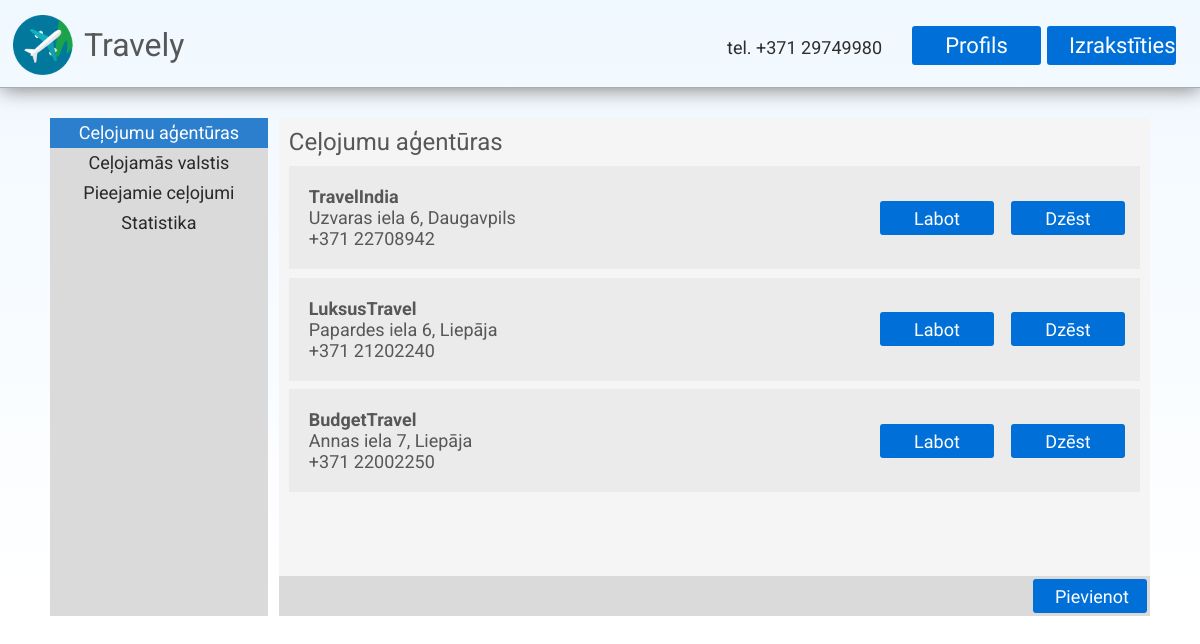
Page /admin/agencies (signed in) on the committed database.
### models.py (models this page shows, shortened)
class Agency(db.Model):
    id = db.Column(db.Integer, primary_key=True)
    name = db.Column(db.String(120), nullable=False)
    address = db.Column(db.String(120))
    number = db.Column(db.String(18))
    children = db.relationship("Trip", cascade="all, delete")

### main.py (the view)
@app.route('/admin/agencies')
def admin_agencies():
    return render_template("templates/agencies.html", agencies = Agency.query.all()) if is_user_logged() and is_user_admin() else redirect(url_for("login"))

### main.py (called while the page is built)
def is_user_logged():
    try:
        return True if session['user'] != None else False
    except:
        return False

def is_user_admin():
    return True if is_user_logged() and User.query.filter_by(id=session['user']).first().role_id != 0 else False

### templates/templates/agencies.html
{% extends "admin.html" %}
{% block title %}
<div id="admin-page-content">
    <div id="ap-selector">
        <div id="ap-selector-list">
            <ul class="nav-ul">
                <li class="selector" id="selected">Ceļojumu aģentūras</li>
                <a href="/admin/countries"><li class="selector">Ceļojamās valstis</li></a>
                <a href="/admin/trips"><li class="selector">Pieejamie ceļojumi</li></a>
                <a href="/admin/statistics"><li class="selector">Statistika</li></a>
            </ul>
        </div>
        <div id="ap-selector-display">
            <h2 class="subtitle">Ceļojumu aģentūras</h2>
            <div id="ap-selector-display-list">
                {% if agencies %}
                    {% for agency in agencies %}
                    <div class="ap-list-member">
                        <ul class="list-ul">
                            <li style="font-weight: bold;">{{ agency.name }}</li>
                            <li>{{ agency.address }}</li>
                            <li>{{ agency.number }}</li>
                        </ul>
                        <a href="/admin/edit/agency/{{ agency.id }}" class="button" id="button-correct">Labot</a>
                        <a href="/admin/remove/agency/{{ agency.id }}" class="button" id="button-delete">Dzēst</a>
                    </div>
                    {% endfor %}
                {% else %}
                <p id="ap-description">Nav agencies, perhaps 404?</p>
                {% endif %}
            </div>
            <div id="ap-selector-footer">
                <a href="/admin/add/agencies" class="button" id="button-submit">Pievienot</a>
            </div>
        </div>
    </div>
</div>
{% endblock %}

### static/css/stylesheet.css (style rules this page uses)
* { margin:0; padding:0; }
body { font-family: 'Roboto', sans-serif; color:#575757; background-image: linear-gradient(aliceblue, white); background-repeat: no-repeat; }
h2 { font-weight: 400; }
a { text-decoration: none; }
a.button { display: inline-block; color: white !important; text-align: center; font-size: 22px !important; font-family: Thasadith; text-decoration: none; line-height: 42px; font-weight: normal !important; background-color: #0070D8; border-radius: 3px; padding-right: 22px; padding-left: 22px; padding-top: 2px; padding-bottom: 2px; }
.subtitle { margin: 10px; }
#admin-page-content { height:80%; }
#ap-selector { display: flex; flex-direction: row; margin-top:30px; margin-left:50px; margin-right:50px; width: auto; }
#ap-selector-list { display: flex; flex-direction: column; width: 20%; background-color: #dadada; }
#ap-selector-display { width: 80%; margin-left: 1%; background-color: whitesmoke; }
.nav-ul { padding: 0; margin: 0; list-style: none; }
.nav-ul li { text-align: center; font-weight: 400; font-size: 18px; height: 30px; line-height: 30px; background-color: #dadada; color:#292929; }
#selected { background-color: #2c7fcc; color:white; cursor: default; }
#ap-selector-display-list { margin:10px; background-color: whitesmoke; overflow: auto; min-height: 400px; max-height: 600px; }
.list-ul { margin: 0; padding: 20px; font-size: 18px; list-style: none; width:50%; }
.ap-list-member { display: flex; flex-direction: row; background-color: rgb(235, 235, 235); max-height: 150px; margin-bottom: 1%; }
#ap-selector-footer { height: 40px; background-color: #dadada; display:flex; }
#button-correct { line-height: 32px; font-size: 18px !important; margin-top: auto; margin-bottom: auto; margin-left: auto; margin-right: 2%; height:30px; width:70px; }
#button-delete { line-height: 32px; font-size: 18px !important; margin-top: auto; margin-bottom: auto; margin-right: auto; margin-right: 15px; height:30px; width:70px; }
#button-submit { font-size: 18px !important; height:30px; width:70px; line-height: 32px; margin-top: auto; margin-bottom: auto; margin-left: auto; margin-right: 3px; }

### rows in the picture
Agency: name "TravelIndia", address "Uzvaras iela 6, Daugavpils", number "+371 22708942"
Agency: name "LuksusTravel", address "Papardes iela 6, Liepāja", number "+371 21202240"
Agency: name "BudgetTravel", address "Annas iela 7, Liepāja", number "+371 22002250"
